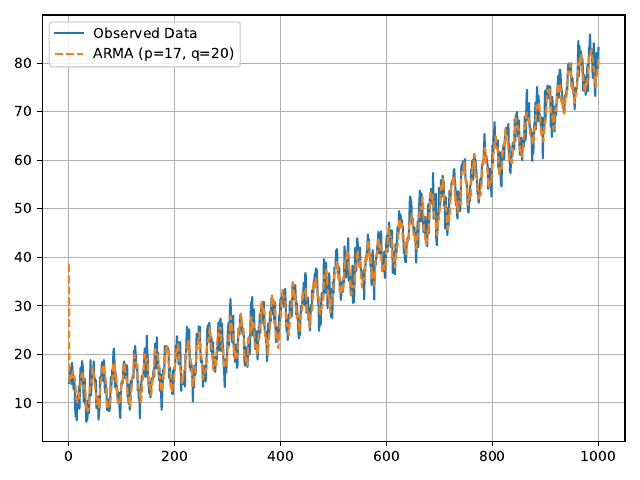

This chart was generated by the following Python code:
import itertools
import time
import warnings

import matplotlib.pyplot as plt
import numpy as np
from statsmodels.tsa.arima.model import ARIMA

from src.lib import signal

warnings.filterwarnings("ignore")

N = 1000
t = np.linspace(0, N, N)
residuals = np.random.normal(0, scale=2, size=N)


def trend(t):
    return 0.00005 * t**2 + 0.02 * t + 12


def seasonal(t):
    return signal.Sin(A=4, f=50, phi=0)(t) + signal.Sin(A=1, f=204, phi=0)(t)


def time_series(t):
    return trend(t) + seasonal(t) + residuals


y = time_series(t)

search_space = np.linspace(0.01, 0.99, 100)

LIMIT = 20

grid = {
    "p": range(1, LIMIT + 1),
    "i": [0],
    "q": range(1, LIMIT + 1),
}

best_aic = float("inf")
best_params = None
best_fit = None

print(f"[{time.strftime('%H:%M:%S')}] Starting Grid Search for ARMA(p,q)...")
print(f"[{time.strftime('%H:%M:%S')}] Search Space: p=[1, {LIMIT}], q=[1, {LIMIT}]")
print("-" * 65)
print(f"{'Order (p,q)':<18} | {'Status':<10} | {'AIC':<12} | {'Time (s)':<10}")
print("-" * 65)

start_total = time.time()
for params in itertools.product(*grid.values()):
    start = time.time()

    try:
        model = ARIMA(y, order=params)
        res = model.fit()

        elapsed = time.time() - start

        print(f"ARMA({params})".ljust(18) + f" | {'OK':<10} | {res.aic:>12.2f} | {elapsed:>10.4f}")

        if res.aic < best_aic:
            best_aic = res.aic
            best_params = params
            best_fit = res
            print(f"   >>> New Best Model Found! (AIC: {best_aic:.2f})")
    except Exception:
        elapsed = time.time() - start
        status = "FAILED"
        print(f"ARMA({params})".ljust(18) + f" | {'FAILED':<10} | {'N/A':>12} | {elapsed:>10.4f}")

total_elapsed = time.time() - start_total

print("-" * 65)
print(f"[{time.strftime('%H:%M:%S')}] Grid Search Complete.")
print(f"Total Execution Time: {total_elapsed:.2f} seconds")
print(f"Best Configuration: ARMA{best_params}")
print(f"Best AIC: {best_aic:.4f}")
print("-" * 65)

y_pred = best_fit.fittedvalues

plt.plot(t, y, label="Observed Data")
plt.plot(t, y_pred, label=f"ARMA (p={best_params[0]}, q={best_params[2]})", linestyle="--")
plt.legend()
plt.grid()

plt.tight_layout()
plt.savefig("src/09/04.pdf", format="pdf")
plt.show()
